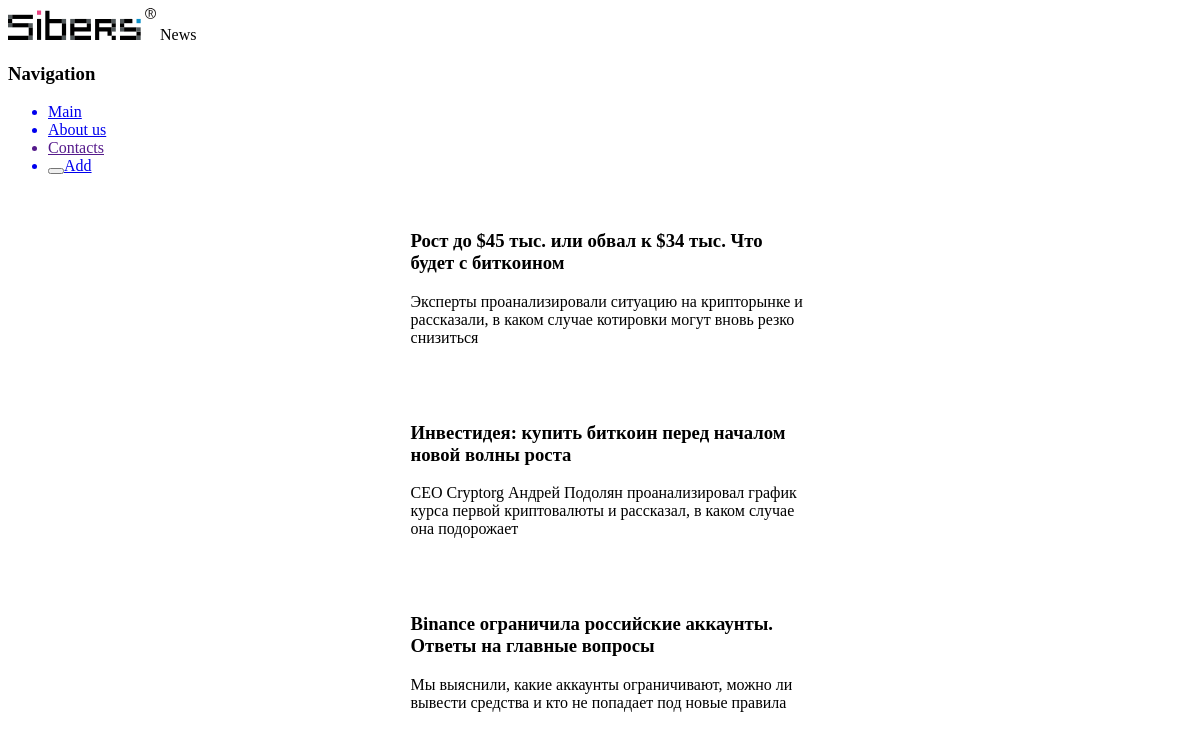
The app's page /news_feed/ with its own data.
### feed/models.py (models this page shows, shortened)
class Articles(models.Model):
    title = models.CharField('Title', max_length=100)
    anons = models.CharField('Anons', max_length=250)
    full_text = models.TextField('Text of article')
    date = models.DateTimeField('Date of public')
    class Meta:
        verbose_name = 'Article'
        verbose_name_plural = 'Articles'

### feed/views.py (the view)
# urls.py: path('', views.index, name='home'),
def index(request):
    news = Articles.objects.order_by('-date')
    data = {'news': news}
    return render(request, 'feed/index.html', data)

### feed/templates/feed/index.html
{% extends 'feed/layout.html' %}
{% block contend %}
    <div>
        {% for el in news %}
            <div class="alert alert-warning">
                <h3>{{ el.title }}</h3>
                <p>{{ el.anons }}</p>
            </div>
        {% endfor %}
    </div>
{% endblock %}

### feed/templates/feed/layout.html (shortened to what this page needs)
{% load static %}
<!doctype html>
<html lang="en">
<head>
    <link rel="stylesheet" href="{% static 'feed/css/feed.css' %}">
</head>
<body>
    <aside>
        <img src="{% static 'feed/img/sibers-logo.svg' %}" alt="logo">
        <span class="logo">News</span>
        <h3>Navigation</h3>
        <ul>
            <a href="{% url 'home' %}"><li>Main</li></a>
            <a href="{% url 'about' %}"><li>About us</li></a>
            <a href=""><li>Contacts</li></a>
            <a href="{% url 'create' %}"><li><button class="btn btn-info"></button>Add</li></a>
        </ul>
    </aside>
    <main>
        {% block contend %}
        {% endblock %}
    </main>
</body>
</html>

### feed/static/feed/css/feed.css (style rules this page uses)
body { background: none; }
.alert-warning { float: left; clear: both; width: 400px; margin: 20px 34%; text-align: left; }

### records on screen
Articles: title "Рост до $45 тыс. или обвал к $34 тыс. Что будет с биткоином", anons "Эксперты проанализировали ситуацию на крипторынке и рассказали, в каком случае котировки могут вновь резко снизиться"
Articles: title "Инвестидея: купить биткоин перед началом новой волны роста", anons "CEO Cryptorg Андрей Подолян проанализировал график курса первой криптовалюты и рассказал, в каком случае она подорожает"
Articles: title "Binance ограничила российские аккаунты. Ответы на главные вопросы", anons "Мы выяснили, какие аккаунты ограничивают, можно ли вывести средства и кто не попадает под новые правила"
